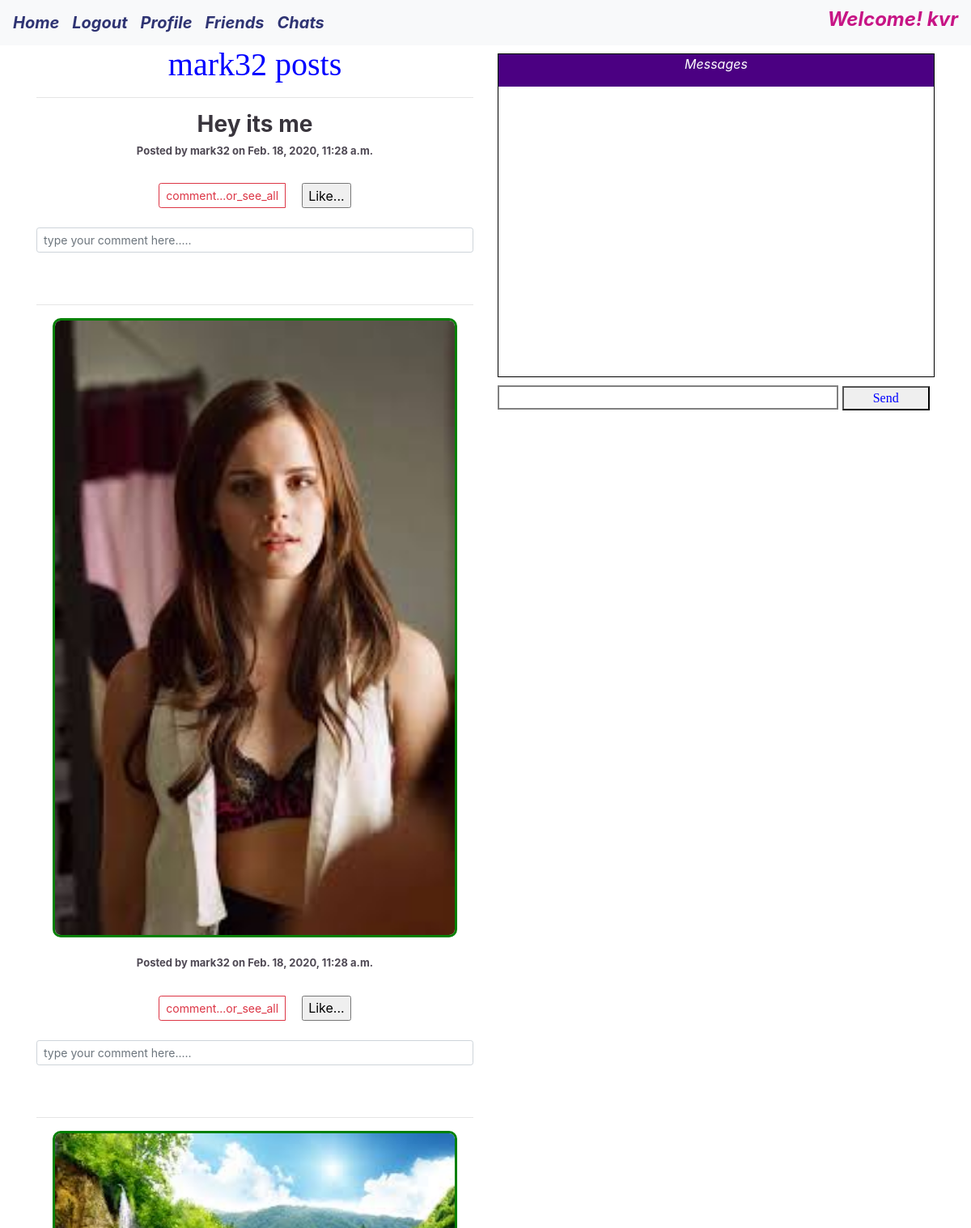
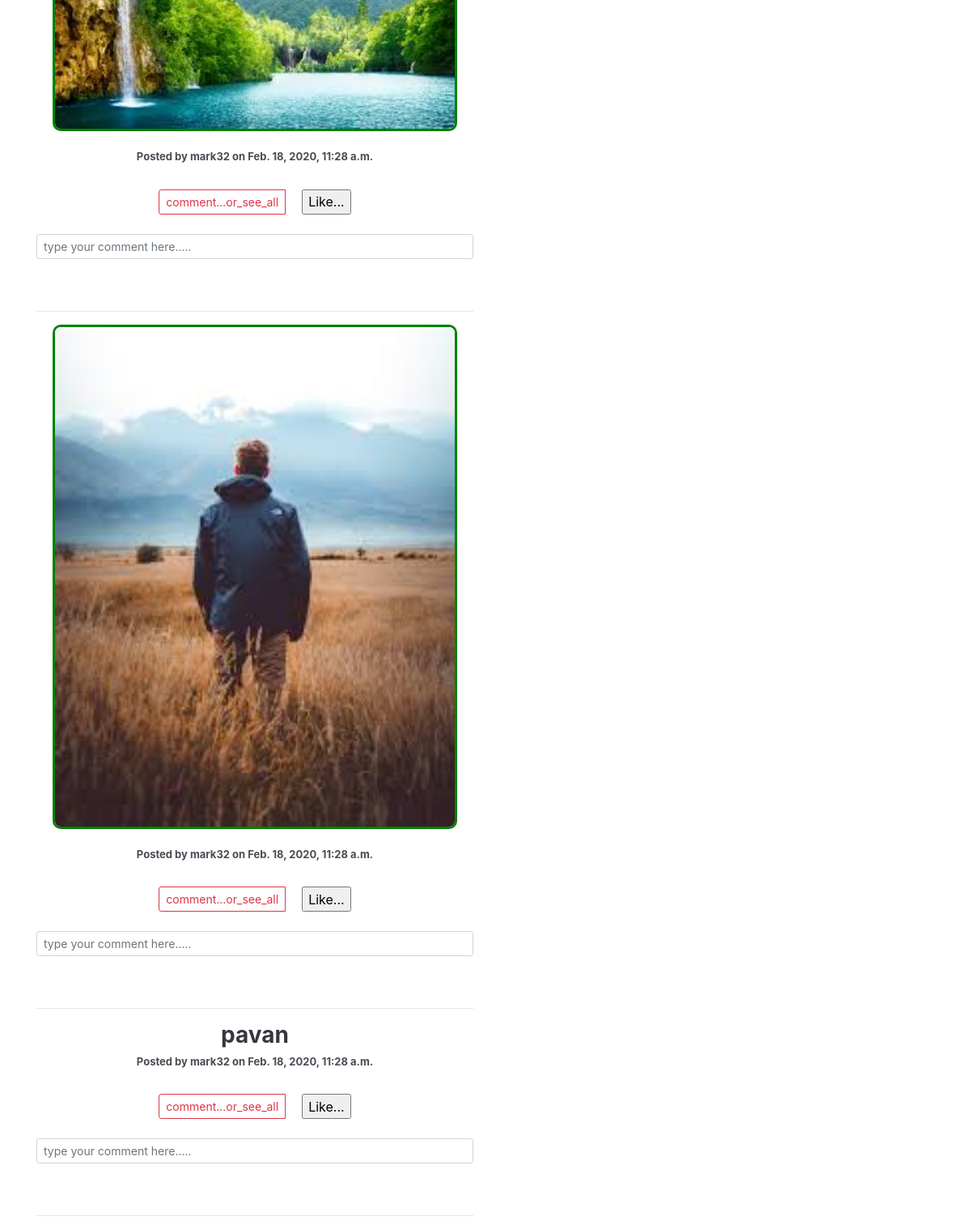
The page /comments/16/ (signed in) on the database its author committed (2 pictures, top to bottom).
### App1/models.py (models this page shows, shortened)
class User_Post(models.Model):
    user = models.ForeignKey(User,on_delete = models.CASCADE)
    post = models.CharField(max_length=500, blank=True)
    time = models.DateTimeField(auto_now_add = True)
    image = models.ImageField(upload_to= 'profile_pic', blank=True)

### App1/views.py (the view, shortened to what this page needs)
# urls.py: url(r'^comments/(?P<pk>\d+)/', views.comments, name = 'comments'),
@login_required
def comments(request, pk):
    friend = Friend.objects.get(pk=pk)
    mess1 = User_Message.objects.filter(friend_model = friend)
    user1 = User.objects.get(username = friend.friends)
    posts = User_Post.objects.all().filter(user = user1).order_by('-time')
    args = {'user':user1, 'posts':posts,'pk':pk, 'message':mess1, 'user1':request.user}
    return render(request, 'App1/comments.html', args)

### App1/templates/App1/comments.html (shortened to what this page needs)
{% extends 'App1/base.html'%}
{% block body %}
<nav class="navbar navbar-expand-lg navbar-light bg-light sticky-top">
    <a class="navbar-brand" style="font-style:italic; color:#2f3473;" href="{% url 'App1:home_page'%}"><strong>Home</strong></a>
    <div class="collapse navbar-collapse" id="navbarNav">
         <ul class="navbar-nav">
              <li class="nav-item active">
                   <a class="navbar-brand" style="font-style:italic; color:#2f3473" href="{% url 'App1:user_logout' %}"><strong>Logout</strong></a>
               </li>
               <li class="nav-item">
                   <a class="navbar-brand" style="font-style:italic; color:#2f3473" id="magic1" href="#"><strong>Profile</strong></a>
               </li>
               <li class="nav-item">
                   <a class="navbar-brand" style="font-style:italic; color:#2f3473" href="#"><strong>Friends</strong></a>
               </li>
               <li class="nav-item">
                   <a class="navbar-brand" style="font-style:italic; color:#2f3473" href="#"><strong>Chats</strong></a>
               </li>
         </ul>
   </div>
   <div class="float-right">
    <h4 style="font-style:italic;"><strong style="color:mediumvioletred">Welcome! {{user1.username}}</strong></h4>
</div>
</nav>
<div class="container">
<div class="row">
    <div class="col col-xs-7" style="text-align: center;">
        <h1 style = "color:blue; font-family:'Times New Roman', Times, serif;"> {{user.username}} posts</h1><hr>
                   {% if posts %}
                   {% for p in posts %}
                    <h3 style="font-weight:bolder; color:#39353d;">{{p.post}}</h3>
                    {% if p.image %}
                    <img class="img-fluid" width="500" style="border:3px solid green; border-radius: 10px;" src="{{p.image.url}}">
                    <br>
                    <br>
                    {% endif%}
                    <h5 style="font-weight:bold; color:#4f4954; font-size:small;">Posted by {{p.user}} on {{p.time}}</h5>
                    <br>
                    <form method="POST" action="{% url 'App1:comment_done' pk=p.pk %}">
                    <div class="btn-group btn-group-sm" role="group" aria-label="...">
                        <button type="submit" id="box_c" class="btn btn-outline-danger">comment...or_see_all</button>
                        <input style="margin-left:20px;" type="submit" name = "comment1" value="Like..."/>
                   </div>
                   <br>
                   <br>
                   <input class="form-control form-control-sm" type="text" id = "box" name="comment" placeholder="type your comment here.....">
                   </form>
                   <br>
                   <br>
                   <hr>
                    {% endfor %}
                    {% else %}
                    <h3 style="color:lightcoral">No Post Till Now</h3>
                    {% endif %}
    </div>
    <div class="col col-xs-5">
        <div id="method">
            <header style="background-color: indigo;width:100%; height:40px; color:white;font-style: italic;text-align: center;">Messages</header>
            <br>
        </div>
        <form method="POST" action="{% url 'App1:comments' pk=pk %}">{% csrf_token %}
        <input type="text" style="width:78%; margin-top: 10px; border:2px solid gray;" name="message"/>
        <button  style="width:20%;font-family: 'Times New Roman', Times, serif;color:blue;" type="submit">Send</button>
        </form>
</div>
</div>
</div>
{% endblock %}

### App1/templates/App1/base.html (shortened to what this page needs)
<!doctype html>
<html lang="en">
  <head>
	 <link rel="stylesheet" href="https://stackpath.bootstrapcdn.com/bootstrap/4.4.1/css/bootstrap.min.css">
  </head>
  <body>
      {% block body %}
      {% endblock %}
  </body>
</html>

### App1/templates/App1/comments.html (style rules this page uses)
#method { margin-top: 10px; width:100%; height:400px; overflow: scroll; border:1px solid black; }

### rows shown on the page
User_Post: post "Hey its me", user "mark32", time "Feb. 18, 2020, 11:28 a.m."
User_Post: image (picture), user "mark32", time "Feb. 18, 2020, 11:28 a.m."
User_Post: image (picture), user "mark32", time "Feb. 18, 2020, 11:28 a.m."
User_Post: image (picture), user "mark32", time "Feb. 18, 2020, 11:28 a.m."
User_Post: post "pavan", user "mark32", time "Feb. 18, 2020, 11:28 a.m."

### other values the page prints
{{ user1.username }} "kvr"
{{ user.username }} "mark32"
